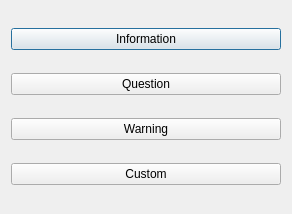
<?xml version="1.0" encoding="UTF-8"?>
<ui version="4.0">
 <class>Dialog</class>
 <widget class="QDialog" name="Dialog">
  <property name="geometry">
   <rect>
    <x>0</x>
    <y>0</y>
    <width>292</width>
    <height>214</height>
   </rect>
  </property>
  <property name="windowTitle">
   <string>Dialog</string>
  </property>
  <layout class="QVBoxLayout" name="verticalLayout">
   <item>
    <widget class="QPushButton" name="pushButton">
     <property name="text">
      <string>Information</string>
     </property>
    </widget>
   </item>
   <item>
    <widget class="QPushButton" name="pushButton_2">
     <property name="text">
      <string>Question</string>
     </property>
    </widget>
   </item>
   <item>
    <widget class="QPushButton" name="pushButton_3">
     <property name="text">
      <string>Warning</string>
     </property>
    </widget>
   </item>
   <item>
    <widget class="QPushButton" name="pushButton_4">
     <property name="text">
      <string>Custom</string>
     </property>
    </widget>
   </item>
  </layout>
 </widget>
 <resources/>
 <connections/>
</ui>
